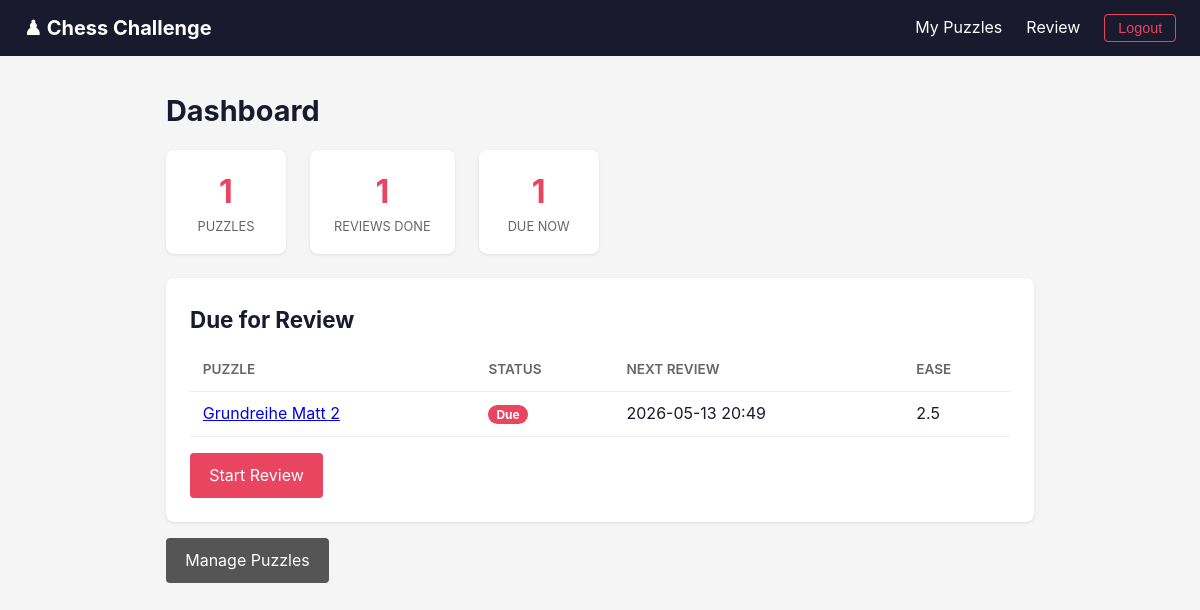
Page / (signed in) on the earlier database version.
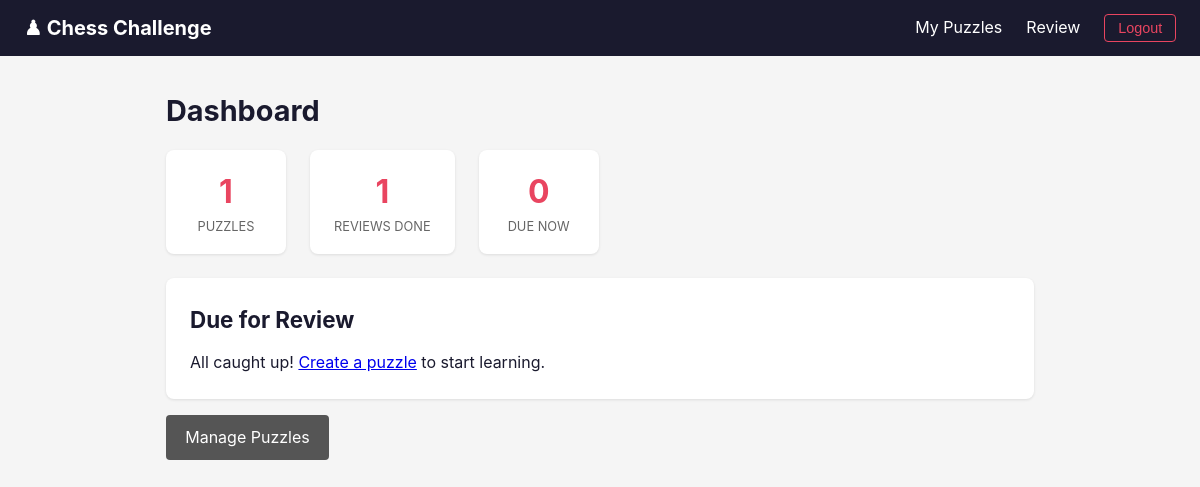
Same page on the later database version.
### app/models/review.py (models this page shows)
class Review(Base):
    __tablename__ = "reviews"
    id: Mapped[int] = mapped_column(Integer, primary_key=True, autoincrement=True)
    user_id: Mapped[int] = mapped_column(ForeignKey("users.id"), nullable=False, index=True)
    puzzle_id: Mapped[int] = mapped_column(ForeignKey("puzzles.id"), nullable=False, index=True)
    ease_factor: Mapped[float] = mapped_column(Float, default=2.5, nullable=False)
    interval: Mapped[int] = mapped_column(Integer, default=0, nullable=False)
    repetitions: Mapped[int] = mapped_column(Integer, default=0, nullable=False)
    total_attempts: Mapped[int] = mapped_column(Integer, default=0, nullable=False)
    total_failures: Mapped[int] = mapped_column(Integer, default=0, nullable=False)
    total_time_ms: Mapped[int] = mapped_column(Integer, default=0, nullable=False)
    last_reviewed: Mapped[datetime.datetime | None] = mapped_column(DateTime, nullable=True)
    next_review: Mapped[datetime.datetime] = mapped_column(
        DateTime, server_default=func.now(), nullable=False
    )
    user: Mapped[User] = relationship("User", back_populates="reviews")
    puzzle: Mapped[Puzzle] = relationship("Puzzle", back_populates="reviews")

### app/models/puzzle.py (models this page shows)
class Puzzle(Base):
    __tablename__ = "puzzles"
    id: Mapped[int] = mapped_column(Integer, primary_key=True, autoincrement=True)
    creator_id: Mapped[int] = mapped_column(ForeignKey("users.id"), nullable=False, index=True)
    title: Mapped[str] = mapped_column(String(255), nullable=False)
    fen: Mapped[str] = mapped_column(String(255), nullable=False)
    solution_moves: Mapped[str] = mapped_column(Text, nullable=False)
    created_at: Mapped[datetime.datetime] = mapped_column(
        DateTime, server_default=func.now()
    )
    creator: Mapped[User] = relationship("User", back_populates="puzzles")
    reviews: Mapped[list[Review]] = relationship(
        "Review", back_populates="puzzle", cascade="all, delete-orphan"
    )

### app/main.py (the view)
@app.get("/", response_class=HTMLResponse)
async def dashboard(
    request: Request,
    db: AsyncSession = Depends(get_db),
    user: User | None = Depends(current_user_optional),
):
    ctx = templates_with_user(request, user)
    if user is None:
        return templates.TemplateResponse(request, "index.html", ctx)
    now = datetime.datetime.now(datetime.UTC)
    total_puzzles_q = select(func.count(Puzzle.id)).where(Puzzle.creator_id == user.id)
    total_puzzles = await db.scalar(total_puzzles_q)
    due_q = (
        select(Review)
        .options(selectinload(Review.puzzle))
        .where(Review.user_id == user.id, Review.next_review <= now)
        .order_by(Review.next_review.asc())
    )
    due_reviews = (await db.execute(due_q)).scalars().all()
    new_puzzles_q = (
        select(Puzzle)
        .outerjoin(Review, (Review.puzzle_id == Puzzle.id) & (Review.user_id == user.id))
        .where(Puzzle.creator_id == user.id, Review.id.is_(None))
    )
    new_puzzles = (await db.execute(new_puzzles_q)).scalars().all()
    total_reviews_q = select(func.count(Review.id)).where(Review.user_id == user.id)
    total_reviews = await db.scalar(total_reviews_q)
    ctx.update(
        total_puzzles=total_puzzles or 0,
        due_reviews=due_reviews,
        new_puzzles=new_puzzles,
        total_reviews=total_reviews or 0,
        now=now,
    )
    return templates.TemplateResponse(request, "dashboard.html", ctx)

### app/templates/dashboard.html (shortened to what this page needs)
{% extends "base.html" %}
{% block content %}
<h1>Dashboard</h1>
<div class="stats">
  <div class="stat-card">
    <div class="value">{{ total_puzzles }}</div>
    <div class="label">Puzzles</div>
  </div>
  <div class="stat-card">
    <div class="value">{{ total_reviews }}</div>
    <div class="label">Reviews Done</div>
  </div>
  <div class="stat-card">
    <div class="value">{{ (due_reviews|length) + (new_puzzles|length) }}</div>
    <div class="label">Due Now</div>
  </div>
</div>
<div class="card">
  <h2>Due for Review</h2>
  {% if due_reviews or new_puzzles %}
    <table>
      <thead><tr><th>Puzzle</th><th>Status</th><th>Next Review</th><th>Ease</th></tr></thead>
      <tbody>
      {% for r in due_reviews %}
        <tr>
          <td><a href="/review">{{ r.puzzle.title }}</a></td>
          <td><span class="due-badge">Due</span></td>
          <td>{{ r.next_review.strftime('%Y-%m-%d %H:%M') if r.next_review else '—' }}</td>
          <td>{{ "%.1f"|format(r.ease_factor) }}</td>
        </tr>
      {% endfor %}
      </tbody>
    </table>
    <a href="/review" class="btn" style="margin-top:1rem;">Start Review</a>
  {% else %}
    <p>All caught up! <a href="/puzzles/new">Create a puzzle</a> to start learning.</p>
  {% endif %}
</div>
<div style="margin-top:1rem;">
  <a href="/puzzles" class="btn btn-secondary">Manage Puzzles</a>
</div>
{% endblock %}

Differences in the rows shown:
no longer on this page (row edited): Review: puzzle "Grundreihe Matt 2", next_review "2026-05-13 20:49", ease_factor "2.5"
Other differences:
{{ (due_reviews|length) + (new_puzzles|length) }}: "1" → "0"
text no longer shown: "PUZZLE STATUS NEXT REVIEW EASE Start Review"
text now shown: "All caught up! Create a puzzle to start learning."
